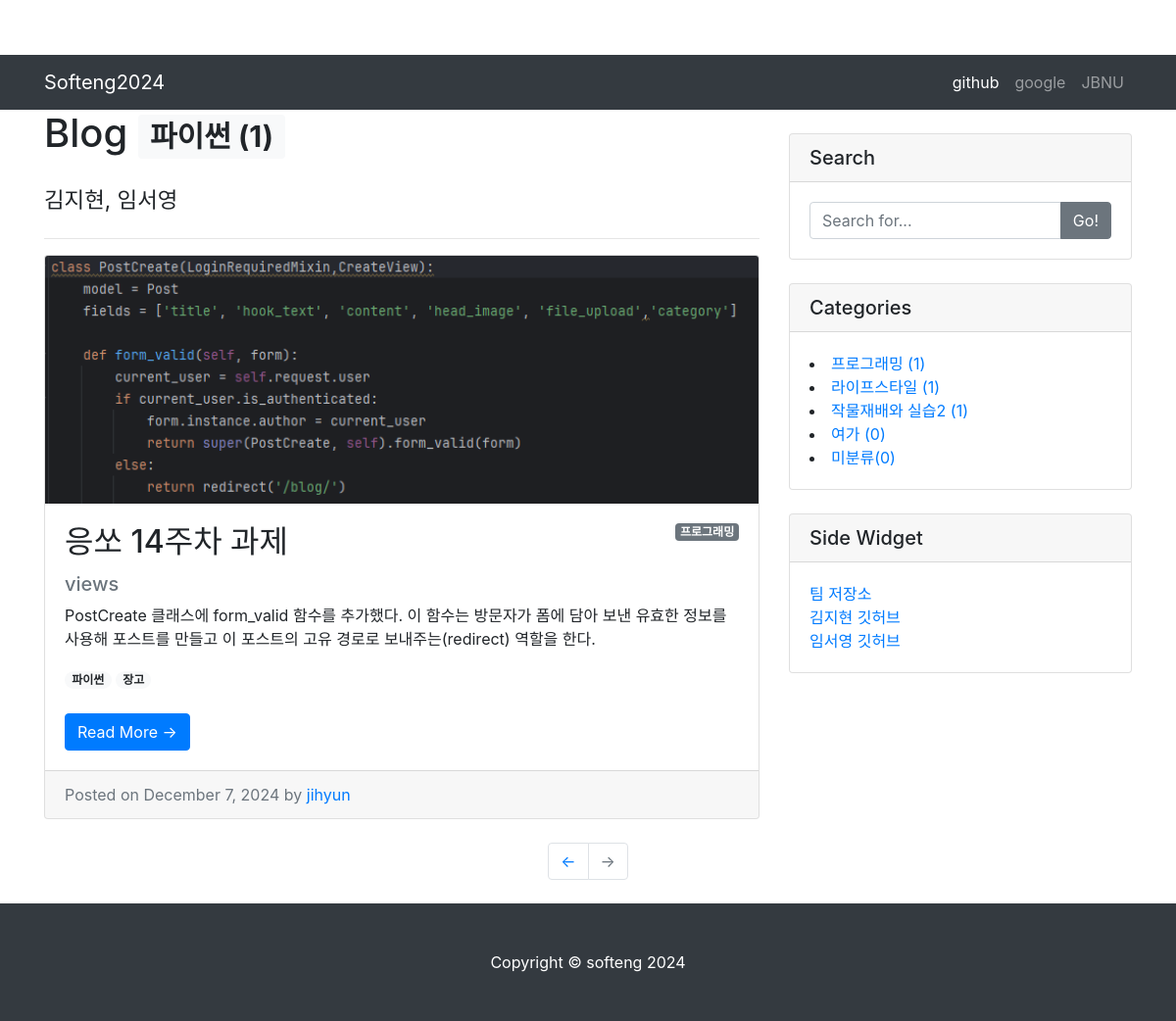
The page /tag/파이썬/ on the database its author committed.
### blog/models.py (models this page shows, shortened)
class Tag(models.Model):
    name = models.CharField(max_length=50)
    slug = models.SlugField(max_length=200, unique=True, allow_unicode=True)
    def __str__(self):
        return self.name
    def get_absolute_url(self):
        return f'/tag/{self.slug}/'

class Post(models.Model):
    title = models.CharField(max_length=30)
    hook_text = models.CharField(max_length=100, blank=True)
    content = models.TextField()
    head_image = models.ImageField(upload_to='blog/images/&Y/%m/%d/', blank=True)
    file_upload = models.FileField(upload_to='blog/files/%Y/%m/%d/', blank=True)
    created_at = models.DateTimeField(auto_now_add=True)
    updated_at = models.DateTimeField(auto_now=True)
    author = models.ForeignKey(User, null=True, on_delete=models.SET_NULL)
    category = models.ForeignKey(Category, null=True, blank=True, on_delete=models.SET_NULL)
    tags = models.ManyToManyField(Tag, blank=True)
    def __str__(self):
        return f'[{self.pk}]{self.title} :: {self.author}'
    def get_absolute_url(self):
        return f'/{self.pk}/'

class Category(models.Model):
    name = models.CharField(max_length=50, unique=True)
    slug = models.SlugField(max_length=200, unique=True, allow_unicode=True)
    def __str__(self):
        return self.name
    def get_absolute_url(self):
        return f'/category/{self.slug}/'
    class Meta:
        verbose_name_plural = 'Categories'

### blog/views.py (the view)
# urls.py: path('tag/<str:slug>/', views.tag_page),
def tag_page(request, slug):
    tag = Tag.objects.get(slug=slug)
    post_list = tag.post_set.all()
    return render(
        request,
        'blog/post_list.html',
    {
        'post_list':post_list,
        'tag': tag,
        'categories': Category.objects.all(),
        'no_category_post_count': Post.objects.filter(category=None).count(),
    }
)

### blog/templates/blog/post_list.html (shortened to what this page needs)
{% extends 'blog/base.html' %}
{% block main_area %}
    <h1>Blog
        {% if tag %}<span class="badge badge-light">{{ tag }} ({{ tag.post_set.count }})</span>
        {% endif %}
    </h1>
<h3 class="my-4">
  <small>김지현, 임서영</small>
</h3>
<hr>
{% for p in post_list %}
<div class="card mb-4" id="post-{{ p.pk }}">
    {% if p.head_image %}
        <img class="card-img-top" src="{{ p.head_image.url}}" alt="{{ p }} head image">
    {% else %}
        <ima class="card-img-top" src="https://picsum.photos/seed/{{ p.id }}800/200" alt = "random_image"></ima>
    {% endif %}
    <div class="card-body">
        {% if p.category %}
            <span class="badge badge-secondary float-right">{{ p.category }}</span>
        {% else %}
            <span class="badge badge-secondary float-right">미분류</span>
        {% endif %}
        <h2 class="card-title">{{ p.title }}</h2>
        <h5 class="text-muted">{{ p.hook_text }}</h5>
        <p class="card-text">{{ p.content | truncatewords:45 }}</p>
        {% if p.tags.exists %}
            {% for tag in p.tags.iterator %}
                <a href="{{ tag.get_absolute_url }}"><span class="badge badge-pill badge-light">{{ tag }}</span></a>
            {% endfor %}
            <br/>
            <br/>
        {% endif %}
       <a href="{{ p.get_absolute_url }}" class="btn btn-primary">Read More &rarr;</a>
    </div>
    <div class="card-footer text-muted">
        Posted on {% now "F j, Y" %} by
        <a href="#">{{ p.author.username }}</a>
    </div>
</div>
{% endfor %}
{% endblock %}

### blog/templates/blog/base.html (shortened to what this page needs)
<!DOCTYPE html>
{% load static %}
<html lang="ko">
<head>
  <link rel="stylesheet" href="{% static 'blog/bootstrap/bootstrap.min.css' %}">
  <link rel="stylesheet" href="{% static 'blog/css/blog-post.css' %}">
</head>
<body>
{% include 'blog/navbar.html'%}
  <div class="container">
    <div class="row">
      <div class="col-md-8">
        {% block main_area %}{% endblock %}
      </div>
      <div class="col-md-4">
        <div class="card my-4">
          <h5 class="card-header">Search</h5>
          <div class="card-body">
            <div class="input-group">
              <input type="text" class="form-control" placeholder="Search for...">
              <span class="input-group-append">
                <button class="btn btn-secondary" type="button">Go!</button>
              </span>
            </div>
          </div>
        </div>
        <div class="card my-4" id="categories-card">
          <h5 class="card-header">Categories</h5>
          <div class="card-body">
              {% for category in categories %}
              <li><a href="{{ category.get_absolute_url }}">{{ category }} ({{ category.post_set.count }})</a></li>
              {% endfor %}
              <li><a href="/category/no_category/">미분류({{ no_category_post_count }})</a></li>
            </div>
          </div>
        <div class="card my-4">
          <h5 class="card-header">Side Widget</h5>
          <div class="card-body">
              <ul class="list-unstyled mb-0">
              <li><a href="https://github.com/ixiwest0/softeng2024">팀 저장소</a></li>
              <li><a href="https://github.com/jihyun923">김지현 깃허브</a></li>
              <li><a href="https://github.com/ixiwest0">임서영 깃허브</a></li>
              </ul>
        </div>
      </div>
        </div>
      </div>
    </div>
<ul class="pagination justify-content-center mb-4">
  <li class="page-item">
    <a class="page-link" href="#">&larr;</a>
  </li>
  <li class="page-item disabled">
    <a class="page-link" href="#">&rarr;</a>
  </li>
</ul>
{% include 'blog/footer.html' %}
</body>
</html>

### blog/static/blog/css/blog-post.css (style rules this page uses)
body { padding-top: 56px; }

### rows shown on the page
Tag: name "파이썬", post_set.count "1"
Post: head_image (picture), category "프로그래밍", title "응쏘 14주차 과제", hook_text "views", content "PostCreate 클래스에 form_valid 함수를 추가했다. 이 함수는 방문자가 폼에 담아 보낸 유효한 정보를 사용해 포스트를 만들고 이 포스트의 고유 경로로 보내주는(redirect) 역할을 한다.", now "December 7, 2024", author.username "jihyun"
Tag: name "장고"
Category: name "프로그래밍", post_set.count "1"
Category: name "라이프스타일", post_set.count "1"
Category: name "작물재배와 실습2", post_set.count "1"
Category: name "여가", post_set.count "0"

### other values the page prints
{{ no_category_post_count }} "0"
